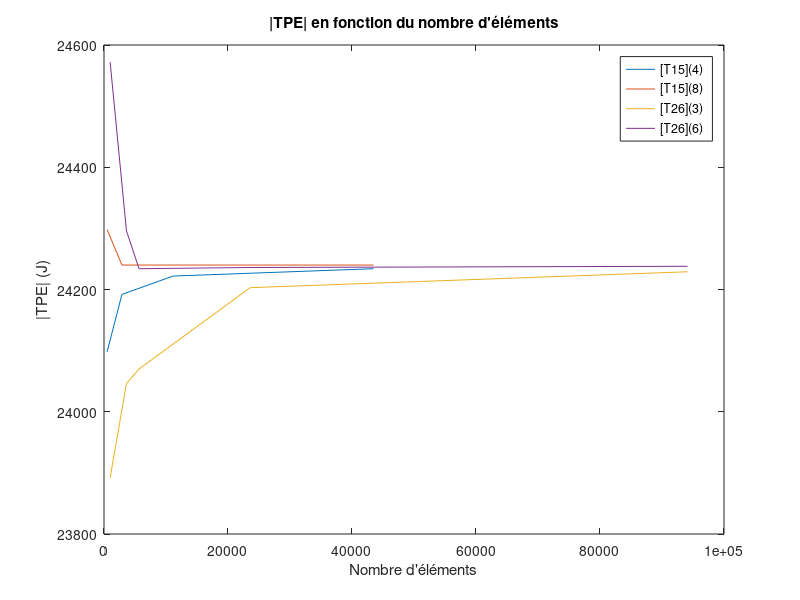
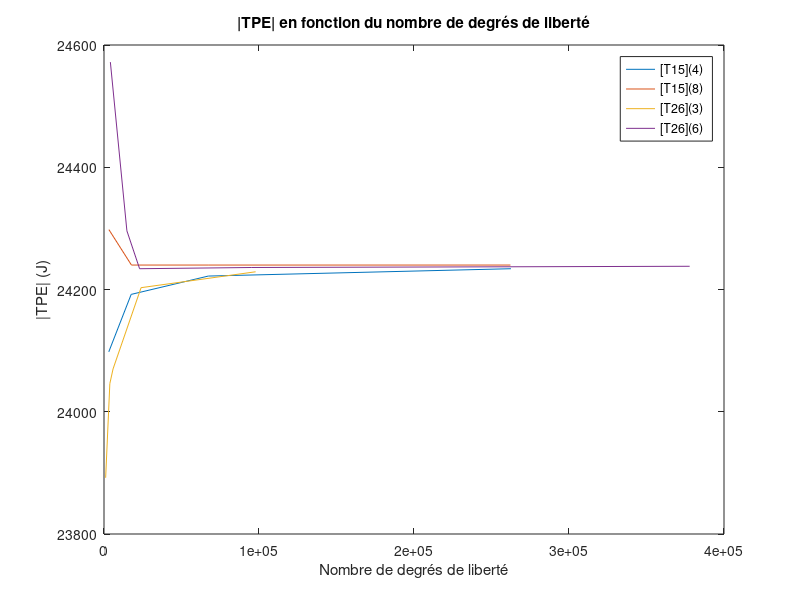
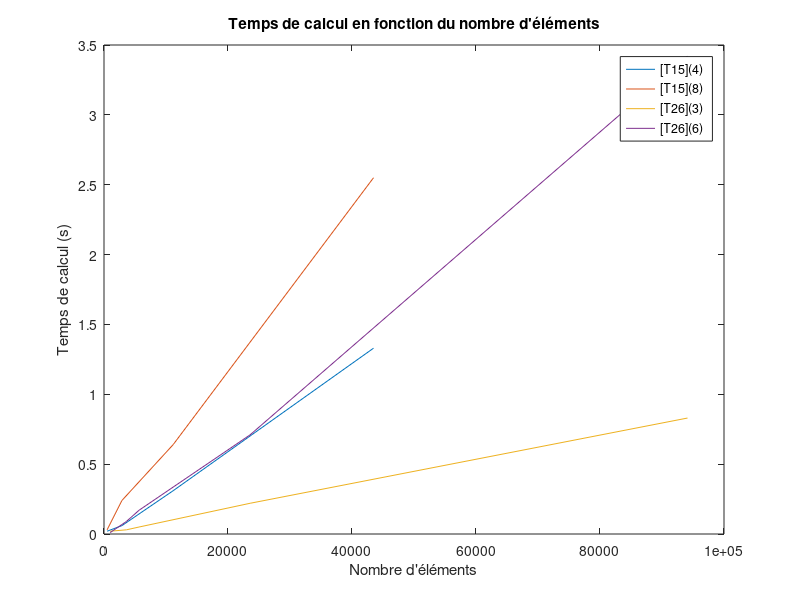
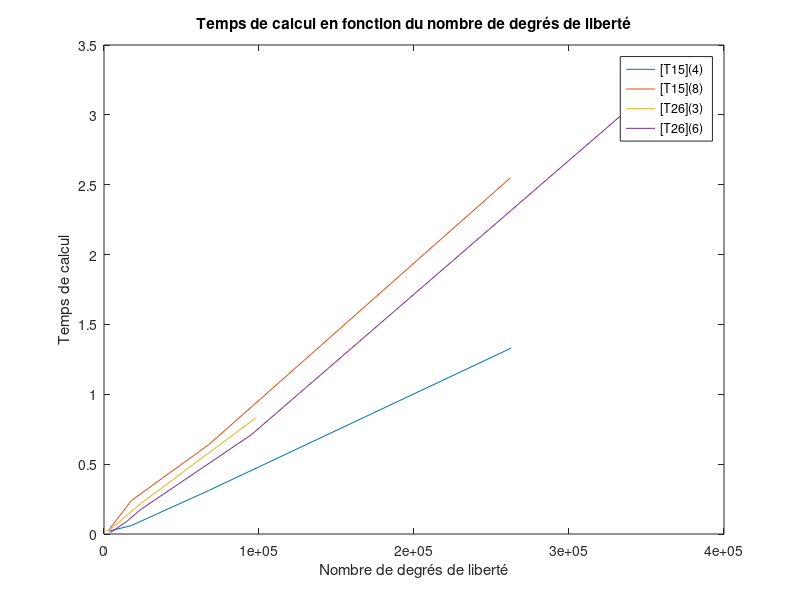

The MATLAB script that drew these images, in order:
%%% SIMPLE
% Abscisses
% 1) Nombre d'éléments
elem_15_4=[500 2892 11160 43473];
elem_15_8=[500 2892 11160 43473];
elem_26_3=[988 3621 5653 23572 94116];
elem_26_6=[988 3621 5653 23572 94116];
% 2) Nombre de degrés de liberté
ddl_15_4=[3074 17529 67309 262531];
ddl_15_8=[3149 17707 67659 262225];
ddl_26_3=[1063 3762 5829 23921 97809];
ddl_26_6=[4103 14767 22965 94987 377851];

% Ordonnées
% 1) Total Potential Energy
tpe_15_4=[24098 24192 24222 24234];
tpe_15_8=[24298 24240 24240 24240];
tpe_26_3=[23892 24046 24070 24203 24229];
tpe_26_6=[24572 24296 24234 24236 24238];
% 2) Temps de calcul
temps_15_4=[0.02 0.06 0.31 1.33];
temps_15_8=[0.03 0.24 0.64 2.55];
temps_26_3=[0.02 0.03 0.05 0.22 0.83];
temps_26_6=[0.01 0.09 0.17 0.71 3.42];
figure;
%% TPE en fonction du nombre d'éléments
plot(elem_15_4,tpe_15_4)
hold on
plot(elem_15_8,tpe_15_8)
hold on
plot(elem_26_3,tpe_26_3)
hold on
plot(elem_26_6,tpe_26_6)
xlabel('Nombre d''éléments')
ylabel('|TPE| (J)')
title('|TPE| en fonction du nombre d''éléments')
legend('[T15](4)','[T15](8)','[T26](3)','[T26](6)','location','best'); 
figure;
%% TPE en fonction du nombre de ddl
plot(ddl_15_4,tpe_15_4)
hold on
plot(ddl_15_8,tpe_15_8)
hold on
plot(ddl_26_3,tpe_26_3)
hold on
plot(ddl_26_6,tpe_26_6)
xlabel('Nombre de degrés de liberté')
ylabel('|TPE| (J)')
title('|TPE| en fonction du nombre de degrés de liberté')
legend('[T15](4)','[T15](8)','[T26](3)','[T26](6)','location','best');
figure;
%% Temps de calcul en fonction du nombre d'éléments
plot(elem_15_4,temps_15_4)
hold on
plot(elem_15_8,temps_15_8)
hold on
plot(elem_26_3,temps_26_3)
hold on
plot(elem_26_6,temps_26_6)
xlabel('Nombre d''éléments')
ylabel('Temps de calcul (s)')
title('Temps de calcul en fonction du nombre d''éléments')
legend('[T15](4)','[T15](8)','[T26](3)','[T26](6)','location','best');
figure;
%% Temps de calcul en fonction du nombre de ddl
plot(ddl_15_4,temps_15_4)
hold on
plot(ddl_15_8,temps_15_8)
hold on
plot(ddl_26_3,temps_26_3)
hold on
plot(ddl_26_6,temps_26_6)
xlabel('Nombre de degrés de liberté')
ylabel('Temps de calcul')
title('Temps de calcul en fonction du nombre de degrés de liberté')
legend('[T15](4)','[T15](8)','[T26](3)','[T26](6)','location','best');
